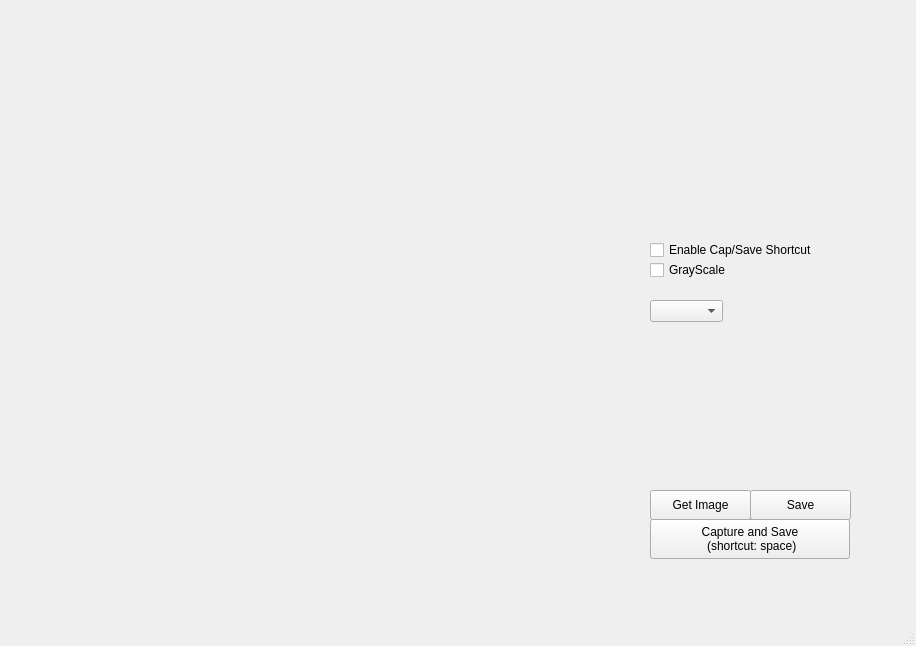
<?xml version="1.0" encoding="UTF-8"?>
<ui version="4.0">
 <class>MainWindow</class>
 <widget class="QMainWindow" name="MainWindow">
  <property name="windowModality">
   <enum>Qt::ApplicationModal</enum>
  </property>
  <property name="enabled">
   <bool>true</bool>
  </property>
  <property name="geometry">
   <rect>
    <x>0</x>
    <y>0</y>
    <width>916</width>
    <height>646</height>
   </rect>
  </property>
  <property name="windowTitle">
   <string>MainWindow</string>
  </property>
  <property name="iconSize">
   <size>
    <width>30</width>
    <height>30</height>
   </size>
  </property>
  <property name="documentMode">
   <bool>false</bool>
  </property>
  <widget class="QWidget" name="centralwidget">
   <widget class="QLabel" name="videoFeed">
    <property name="geometry">
     <rect>
      <x>0</x>
      <y>40</y>
      <width>640</width>
      <height>480</height>
     </rect>
    </property>
    <property name="frameShadow">
     <enum>QFrame::Plain</enum>
    </property>
    <property name="lineWidth">
     <number>1</number>
    </property>
    <property name="text">
     <string/>
    </property>
   </widget>
   <widget class="QLabel" name="faceImg">
    <property name="geometry">
     <rect>
      <x>650</x>
      <y>40</y>
      <width>200</width>
      <height>200</height>
     </rect>
    </property>
    <property name="frameShadow">
     <enum>QFrame::Plain</enum>
    </property>
    <property name="lineWidth">
     <number>1</number>
    </property>
    <property name="text">
     <string/>
    </property>
   </widget>
   <widget class="QPushButton" name="FaceButton">
    <property name="geometry">
     <rect>
      <x>650</x>
      <y>490</y>
      <width>101</width>
      <height>30</height>
     </rect>
    </property>
    <property name="text">
     <string>Get Image</string>
    </property>
   </widget>
   <widget class="QCheckBox" name="GrayScaleBox">
    <property name="geometry">
     <rect>
      <x>650</x>
      <y>260</y>
      <width>81</width>
      <height>20</height>
     </rect>
    </property>
    <property name="text">
     <string>GrayScale</string>
    </property>
   </widget>
   <widget class="QPushButton" name="SaveButton">
    <property name="geometry">
     <rect>
      <x>750</x>
      <y>490</y>
      <width>101</width>
      <height>30</height>
     </rect>
    </property>
    <property name="text">
     <string>Save</string>
    </property>
   </widget>
   <widget class="QComboBox" name="LabelMenu">
    <property name="geometry">
     <rect>
      <x>650</x>
      <y>300</y>
      <width>73</width>
      <height>22</height>
     </rect>
    </property>
   </widget>
   <widget class="QLabel" name="LabelTracker">
    <property name="geometry">
     <rect>
      <x>0</x>
      <y>530</y>
      <width>640</width>
      <height>200</height>
     </rect>
    </property>
    <property name="text">
     <string>TextLabel</string>
    </property>
   </widget>
   <widget class="QPushButton" name="CapAndSaveButton">
    <property name="geometry">
     <rect>
      <x>650</x>
      <y>519</y>
      <width>200</width>
      <height>40</height>
     </rect>
    </property>
    <property name="text">
     <string>Capture and Save 
 (shortcut: space)</string>
    </property>
   </widget>
   <widget class="QCheckBox" name="CapShortcutBox">
    <property name="geometry">
     <rect>
      <x>650</x>
      <y>240</y>
      <width>181</width>
      <height>20</height>
     </rect>
    </property>
    <property name="text">
     <string>Enable Cap/Save Shortcut</string>
    </property>
   </widget>
  </widget>
  <widget class="QStatusBar" name="statusbar"/>
 </widget>
 <resources/>
 <connections/>
</ui>
